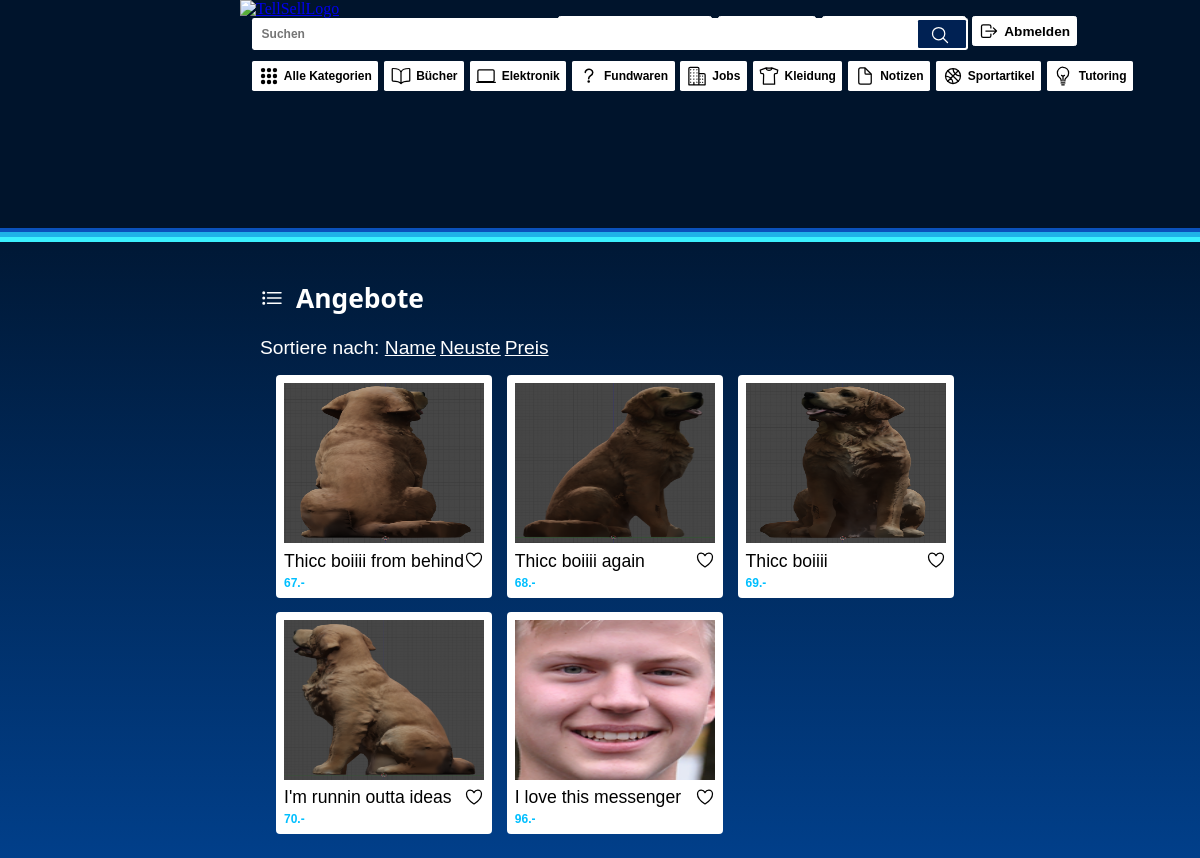
The page /?sort=price (signed in) on the database its author committed.
### tables this page shows
CREATE TABLE items
             (id INTEGER PRIMARY KEY AUTOINCREMENT,
             itemname TEXT NOT NULL ,
             itemdesc TEXT NOT NULL,
             price Decimal,
             user_id int,
             item_picture TEXT,
             cat TEXT NOT NULL,
             date_added DATETIME
             );

### tellsell/app.py (the view)
@app.route('/')
def index():
    current_user_email = session.get('email', None)
    category = request.args.get('category')
    search_query = request.args.get('search')
    sort_by = request.args.get('sort', 'itemname')
    conn = sqlite3.connect('tellsell.db')
    cursor = conn.cursor()
    if search_query:
        cursor.execute('SELECT * FROM items WHERE itemname LIKE ? OR itemdesc LIKE ?',
                       (f'%{search_query}%', f'%{search_query}%'))
    elif category:
        cursor.execute('SELECT * FROM items WHERE cat = ?', (category,))
    else:
        cursor.execute(f'SELECT * FROM items ORDER BY {sort_by}')
    items = cursor.fetchall()
    conn.close()
    print(items)
    return render_template('index.html', items=items, current_user_email=current_user_email)

### tellsell/app.py (called while the page is built)
@app.teardown_appcontext
def close_connection(exception):
    db = getattr(g, '_database', None)
    if db is not None:
        db.close()

### tellsell/templates/index.html (shortened to what this page needs)
<!DOCTYPE html>
<link rel="stylesheet" href="{{ url_for('static', filename='style_index.css') }}">
<link rel="stylesheet" href="{{ url_for('static', filename='style_header.css') }}">
<html>
<head>
  <div class="top_bar">
    <ul class="account_options">
      <form action="{{ url_for('sell_item')}}" method="POST">
        <button id="goto_sell_item" type="submit"><a><ion-icon name="add-outline"></ion-icon>Angebot erstellen</a></button>
      </form>
      <button id="remember" type="submit"><a><ion-icon name="heart-outline"></ion-icon>Merkliste</a></button>
      <form action="{{ url_for('my_items') }}" method="GET">
        <button id="my_items_button" type="submit"><a><ion-icon name="list-outline"></ion-icon>Meine Angebote</a></button>
      </form>
      <form action="{{ url_for('logout')}}" method="POST">
        <button id="logout_button" type="submit">
          <a>
            <ion-icon name="{% if current_user_email %}log-out-outline{% else %}log-in-outline{% endif %}"></ion-icon>
            {% if current_user_email %}Abmelden{% else %}Anmelden{% endif %}
          </a>
        </button>
      </form>
    </ul>
    <a href="{{ url_for('index') }}">
      <img class="logo" src="{{ url_for('static', filename='logo.jpg') }}" alt="TellSellLogo">
    </a>
    <div class="searchbar">
      <ion-icon name="search-outline" id="search-icon"></ion-icon>
      <form class="searchform" action="{{ url_for('index') }}" method="get">
          <input type="text" id="search" name="search" placeholder="Suchen">
          <button type="submit"></button>
      </form>
    </div>
    <ul class="categories">
      <li><a href="{{ url_for('index') }}"><ion-icon name="apps"></ion-icon>Alle Kategorien</a></li>
      <li><a href="{{ url_for('index', category='Bücher') }}"><ion-icon name="book-outline"></ion-icon>Bücher</a></li>
      <li><a href="{{ url_for('index', category='Elektronik') }}"><ion-icon name="laptop-outline"></ion-icon>Elektronik</a></li>
      <li><a href="{{ url_for('index', category='Fundwaren') }}"><ion-icon name="help-outline"></ion-icon>Fundwaren</a></li>
      <li><a href="{{ url_for('index', category='Jobs') }}"><ion-icon name="business-outline"></ion-icon>Jobs</a></li>
      <li><a href="{{ url_for('index', category='Kleidung') }}"><ion-icon name="shirt-outline"></ion-icon>Kleidung</a></li>
      <li><a href="{{ url_for('index', category='Notizen') }}"><ion-icon name="document-outline"></ion-icon>Notizen</a></li>
      <li><a href="{{ url_for('index', category='Sportartikel') }}"><ion-icon name="basketball-outline"></ion-icon>Sportartikel</a></li>
      <li><a href="{{ url_for('index', category='Tutoring') }}"><ion-icon name="bulb-outline"></ion-icon>Tutoring</a></li>
    </ul>
  </div>
</head>
<body>
  <h1><ion-icon name="list-outline"></ion-icon><a>Angebote</a></h1>
  <div>
    <a class="search">Sortiere nach: </a>
    <a class="search" href="{{ url_for('index', sort='itemname') }}">Name</a>
    <a class="search" href="{{ url_for('index', sort='date_added DESC') }}">Neuste</a>
    <a class="search" href="{{ url_for('index', sort='price') }}">Preis</a>
  </div>
  {% if items %}
    <div class="grid-container">
      {% for item in items %}
      <div class="grid-item" data-user-id="{{ item[4] }}" onclick="displayOwnerProfile(this)">
          {% if item[5] %}
          <img src="{{ url_for('uploads', filename=item[5].replace('\\', '/')) }}" alt="Item Picture">
          {% else %}
            <img src="{{ url_for('static', filename='noimage.jpg') }}" alt="No Image">
          {% endif %}
          <ion-icon id="heartIcon" name="heart-outline" onclick="toggleHeart()"></ion-icon>
          <div class="name">{{ item[1] }}</div>
          <div class="price">{{ item[3] }}.-</div>
        </div>
        {% endfor %}
    </div>
  {% else %}
    <h2>Momentan gibt es keine offenen Angebote</h2>
  {% endif %}
</body>
</html>

### tellsell/static/style_index.css (style rules this page uses)
body { margin-top: 30vh; padding-left: 21vw; padding-right: 18.5vw; background-color: #00142c; background: linear-gradient(0deg, rgba(1,63,138,1) 0%, rgba(0,20,44,1) 80%); background-attachment: fixed; }
h1 { display: flex; align-items: center; padding-top: 5vh; }
h1 ion-icon { width: 3vh; height: 3vh; color: rgb(255, 255, 255); }
h1 a { align-items: center; color: rgb(255, 255, 255); text-align: left; font-family: 'Segoe UI'; margin-left: 1vw; font-size: 3.3vh; }
.search { font-size: 2.4vh; font-family: Helvetica, Arial, sans-serif; color: #ffffff; }
.grid-container { display: grid; grid-template-columns: repeat(auto-fill, minmax(23vh, 4fr)); gap: 1.8vh; padding: 2vh; }
.grid-item { background-color: #ffffff; padding: 1vh; cursor: pointer; border-radius: .5vh; align-items: center; font-family: "Guill Sans", sans-serif; color: black; text-decoration: none; }
.grid-item img { width: 100%; height: 20vh; }
.grid-item .name { font-family: "Guill Sans", sans-serif; padding-top: .4vh; font-size: 2.2vh; }
.grid-item ion-icon { float: right; padding-top: .4vh; transition: color 0.5s ease; }
.grid-item .price { font-family: "Guill Sans", sans-serif; font-weight: bolder; padding-top: .5vh; font-size: 1.5vh; color: rgb(0, 191, 255); }

### tellsell/static/style_header.css (style rules this page uses)
.top_bar { position: fixed; top: 0; left: 0; width: 100vw; height: 29vh; background-color: rgba(0,20,44,1); box-sizing: border-box; z-index: 1; border-bottom: .6vh solid #0a51bb; }
.top_bar::before, .top_bar::after { content: ""; position: absolute; left: 0vw; width: 100vw; height: .6vh; }
.top_bar::before { top: 29vh; background-color: #1fb2e8; }
.top_bar::after { top: 29.6vh; background-color: #3bf1ff; }
.logo { padding-left: 20vw; width: 17.5vh; height: 17.5vh; }
.searchbar { display: flex; height: 2vh; top:0; padding-left: 21vw; position: relative; }
.searchform { width: 58vw; }
.searchform button { width: 4vw; height: 3.5vh; border: none; border-radius: .1vw; background-color: #002153; transition: background-color 0.3s ease; position: absolute; right: 19.5vw; top: 2vh; transform: translateY(-50%); }
.searchbar input[type="text"] { display: flex; align-items: center; font-weight: bolder; font-size: 1.5vh; font-family: "Guill Sans", sans-serif; color: black; text-decoration: none; border:none; border-radius: .3vh; width: 58.7vw; height: 3.7vh; padding-left: .8vw; }
#search-icon { position: absolute; right: 20.8vw; top: 2.1vh; transform: translateY(-50%); color: #ffffff; z-index: 1; pointer-events: none; }
ion-icon { width: 2.5vh; height: 2.5vh; color: rgb(0, 0, 0); }
.categories { display: flex; overflow-x: auto; white-space: nowrap; margin: 0; padding: 0; padding-top:3.4vh; }
.categories li:first-of-type { padding-left: 21vw; }
.categories li { float: left; padding-left: .49vw; }
.categories li a { display: flex; align-items: center; font-weight: bolder; font-family: "Guill Sans", sans-serif; font-size: 1.5vh; color: black; text-decoration: none; background-color: rgb(255, 255, 255); transition: background-color 0.3s ease; border-radius: .15vw; padding: .6vh .548vw; }
.categories li a ion-icon { margin-right: .44vw; }
.account_options { display: flex; overflow-x: auto; white-space: nowrap; margin: 0; padding: 0; position: fixed; top: 2vh; left: 46vw; }
.account_options a ion-icon { margin-right: .44vw; }
.account_options button { float: left; margin-left: .5vw; padding: .5vh .5vw; border: solid; border-color: #ffffff; border-width: .01vh; border-radius: .3vh; background-color: #ffffff; transition: background-color 0.2s ease; }
.account_options button a { display: flex; align-items: center; font-weight: bolder; font-size: 1.7vh; font-family: Helvetica, Arial, sans-serif; color: black; text-decoration: none; }
ul { list-style: none; overflow-y: hidden; }

### rows shown on the page
items: item_picture (picture), itemname "Thicc boiiii from behind", price "67"
items: item_picture (picture), itemname "Thicc boiiii again", price "68"
items: item_picture (picture), itemname "Thicc boiiii", price "69"
items: item_picture (picture), itemname "I'm runnin outta ideas", price "70"
items: item_picture (picture), itemname "I love this messenger", price "96"
